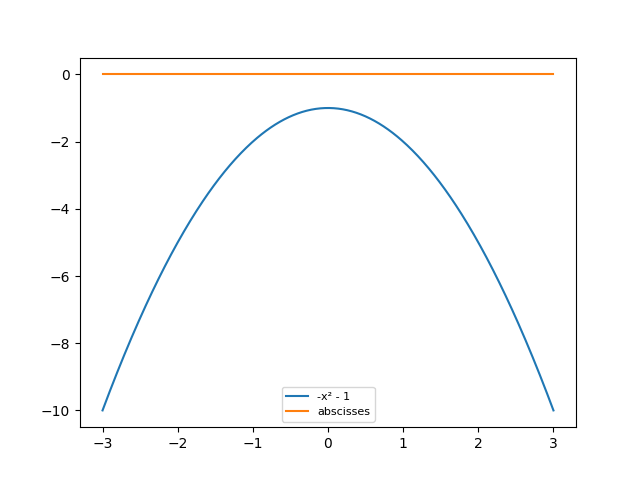

This chart was generated by the following Python code:
import numpy as np
import matplotlib.pyplot as plt
from scipy.interpolate import interp1d

x = np.arange(-3, 4)

y = -x**2 - 1

z = 0*x

plt.close()

cubic_interpolation_model = interp1d(x, y, kind = "cubic")

X_=np.linspace(x.min(), x.max(), 500)
Y_=cubic_interpolation_model(X_)
Z_=interp1d(x, z, kind = "cubic")(X_)

plt.plot(X_, Y_, markersize=8, label="-x² - 1")
plt.plot(X_, Z_, markersize=0, label="abscisses")

plt.legend(loc='best', fontsize=8)

plt.savefig(__file__[0:-3]+".png")
